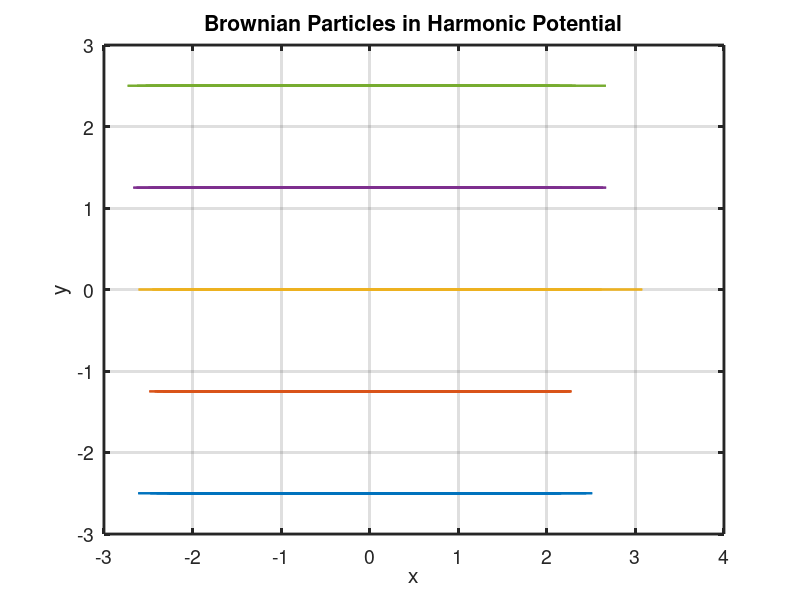
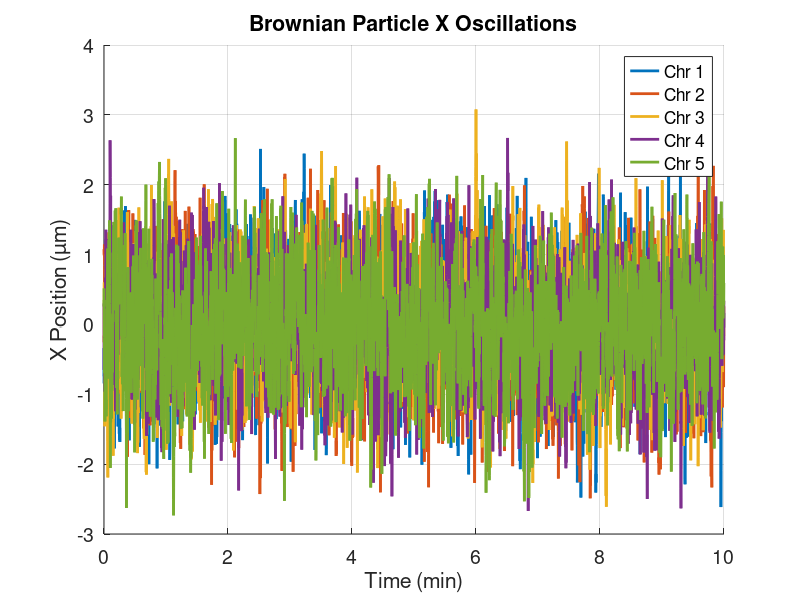

Write MATLAB code to recreate these figures, in order. (Note: this script raises an error after producing the figures.)
%%%%%%%%%%%%%%%%%%%%%%%%%%%%%%%%%%%%%%%%%%%%%%%%%%%%%%%%%%%%%%%%%%%%%%%%%%%
% crosscorrelation_measurement_null.M
%
% PURPOSE:
%   This scipr impements a **null model** for chromosome osciilation, 
%   designed to test and validate the 'crosscorrelation_measurement'
%   function
% 
%   Simulate the dynamics of multiple Brownian particles under a harmonic 
%   potential. There are no inter-particle particles - any obsered
%   correlation should arise purely from random coincidence, providing a
%   baseline for interpreting cross-correlation values in the actual
%   simulation. 
%   
%
% Model Detail:
%   - Each particle experiences a deterministic restoring force (-Kx)
%     and stochastic Brownian noise in the x-direction.
%   - The y-position is fixed 
%   - Cross-correlation is calculated using a custom function 
%     `crosscorrelation_measurement.m` for multiple time lags.
%
% OUTPUTS:
%   - Two plots:
%       (1) Normalized cross-correlation vs. neighbor level, grouped by τ
%       (2) Normalized cross-correlation vs. τ, for each neighbor level
%   - Summary table `records_table` containing:
%       iteration, tau, neighbor level, accumulated correlation (C_value), and count (N_value)
%
% DEPENDENCIES:
%   - Requires `crosscorrelation_measurement.m` in the same directory
%
% PARAMETERS (can be tuned):
%   - Nchromosomes  : Number of particles (default = 5)
%   - dt            : Time step in minutes (default = 2e-3)
%   - Nsteps        : Number of time steps (default = 5000)
%   - K             : Spring constant (harmonic trap strength)
%   - noise_strength: Magnitude of Brownian noise
%   - tau_step      : Step size in τ (computed from 5s intervals)
%
% AUTHOR:
%   Jiali Zhu, 2025/08/01, UNC-Chapel Hill 
%%%%%%%%%%%%%%%%%%%%%%%%%%%%%%%%%%%%%%%%%%%%%%%%%%%%%%%%%%%%%%%%%%%%%%%%%%% 

clc;clear;close all;
% Brownian oscillator simulation
Nchromosomes = 5;         % Number of particles
dt = 2e-3;                % Time step
Nsteps = 5000;            % Number of steps
K = 1;                    % Spring constant
Gamma = 0.01;                % Drag coefficient
noise_strength = 0.1;     % Noise magnitude


% Simulate trajectories
x = zeros(Nsteps, Nchromosomes);
y = zeros(Nsteps, Nchromosomes);
x(1,:) = randn(1, Nchromosomes);  % initial condition
y(1,:) = linspace(-Nchromosomes/2, Nchromosomes/2, Nchromosomes);
for t = 1:Nsteps-1
    % x-direction: harmonic potential + noise
    F_det_x = -K * x(t, :);
    F_noise_x = noise_strength * randn(1, Nchromosomes) / sqrt(dt);
    dx = dt * (F_det_x + F_noise_x) / Gamma;
    x(t+1, :) = x(t, :) + dx;
    % y-direction: Brownian noise only 
    F_noise_y = 0*noise_strength * randn(1, Nchromosomes) / sqrt(dt);
    %F_noise_y = 0; 
    % Apply Brownian step
    dy = dt * F_noise_y / Gamma;
    y(t+1, :)= y(t, :) + dy;
end

figure; 
plot(x, y, 'LineWidth', 1.5);
xlabel('x', 'FontSize', 14);
ylabel('y', 'FontSize', 14);
title('Brownian Particles in Harmonic Potential', 'FontSize', 16);
grid on;
set(gca, 'LineWidth', 2, 'FontSize', 14);

% Time vector matches the number of steps
time = (0:Nsteps-1) * dt;

% Plot CMx (oscillation) over time for each chromosome
figure;
hold on;
for i = 1:Nchromosomes
    plot(time, x(:, i), 'LineWidth', 2);  % Plot one chromosome's x-position
end
xlabel('Time (min)');
ylabel('X Position (µm)');
title('Brownian Particle X Oscillations');
legend(arrayfun(@(i) sprintf('Chr %d', i), 1:Nchromosomes, 'UniformOutput', false));
set(gca, 'FontSize', 14);
grid on;


%% Cross-correlation Calculation
% Create a structure array to store results
records = struct('iteration', {}, 'tau', {}, 'neighbor', {}, 'C_value', {}, 'N_value', {});
tau_step = round(5 / (dt * 60));  % Number of steps per 5-second interval
tau_values = tau_step * (1:30);   % From 5s to 150s       
tau_groups = reshape(tau_values, 10, [])';  % 3 groups of 10 τs each (3×10 matrix)
% Cross-correlation versus Tau_group 
CM = x;
iteration_id = 1; 
% Compute correlations at selected tau values
for tau = tau_values
    [C, N] = crosscorrelation_measurement(CM, tau, Nsteps, Nchromosomes);

    for neighbor_idx = 1:(Nchromosomes - 1)
        if N(neighbor_idx) > 0
            C_norm = C(neighbor_idx) / N(neighbor_idx);
        else
            C_norm = NaN;
        end

        records(end+1) = struct( ...
            'iteration', iteration_id, ...
            'tau', tau, ...
            'neighbor', neighbor_idx, ...
            'C_value', C_norm, ... % normalied crosscorrelation value 
            'N_value', N(neighbor_idx) ... % number of N used to calculate C_norm 
        );
    end
end

records_table = struct2table(records);
fprintf('Final table size: %d rows\n', height(records_table));

%Plot 1: Avg Cross-Correlation vs Neighbor Level for Each τ Group
figure; hold on;
colors = lines(size(tau_groups, 1));
for g = 1:size(tau_groups, 1)
    current_group = tau_groups(g, :);
    subset = records_table(ismember(records_table.tau, current_group), :);
    grouped = groupsummary(subset, "neighbor", ["mean","std"], "C_value");% Average from different tau groups

    errorbar(grouped.neighbor, grouped.mean_C_value,grouped.std_C_value, '-o', ...
        'DisplayName', sprintf('\\tau = %d–%d', (current_group(1)/tau_step)*5, (current_group(end)/tau_step)*5), ...
        'LineWidth', 2, 'Color', colors(g, :));
end
ylim([-0.1,0.1]);
xticks(1:1:Nchromosomes-1);
xlabel('Neighbor Level'); ylabel('Avg Norm Cross-Corr');
title('C vs Neighbor Level (Grouped by \tau)');
legend; grid on; box on;

%Plot 2: C vs Time Lag for Neighbor Level = 1, 2, 3
figure; hold on;
for n = 1:Nchromosomes-1
    subset = records_table(records_table.neighbor == n, :);
    grouped = groupsummary(subset, "tau", ["mean","std"], "C_value");  

    errorbar((grouped.tau/tau_step)*5, grouped.mean_C_value,grouped.std_C_value, '-o', ...
        'DisplayName', sprintf('%d^{st} neighbor', n), 'LineWidth', 2);
end
ylim([-0.1,0.1])
xlabel('\tau (seconds)', 'FontSize', 14);
ylabel('Avg Norm Cross-Corr', 'FontSize', 14);
title('C vs \tau for 1st, 2nd, 3rd Neighbors', 'FontSize', 16);
legend('Location', 'best');
grid on; box on;
set(gca, 'FontSize', 12);




